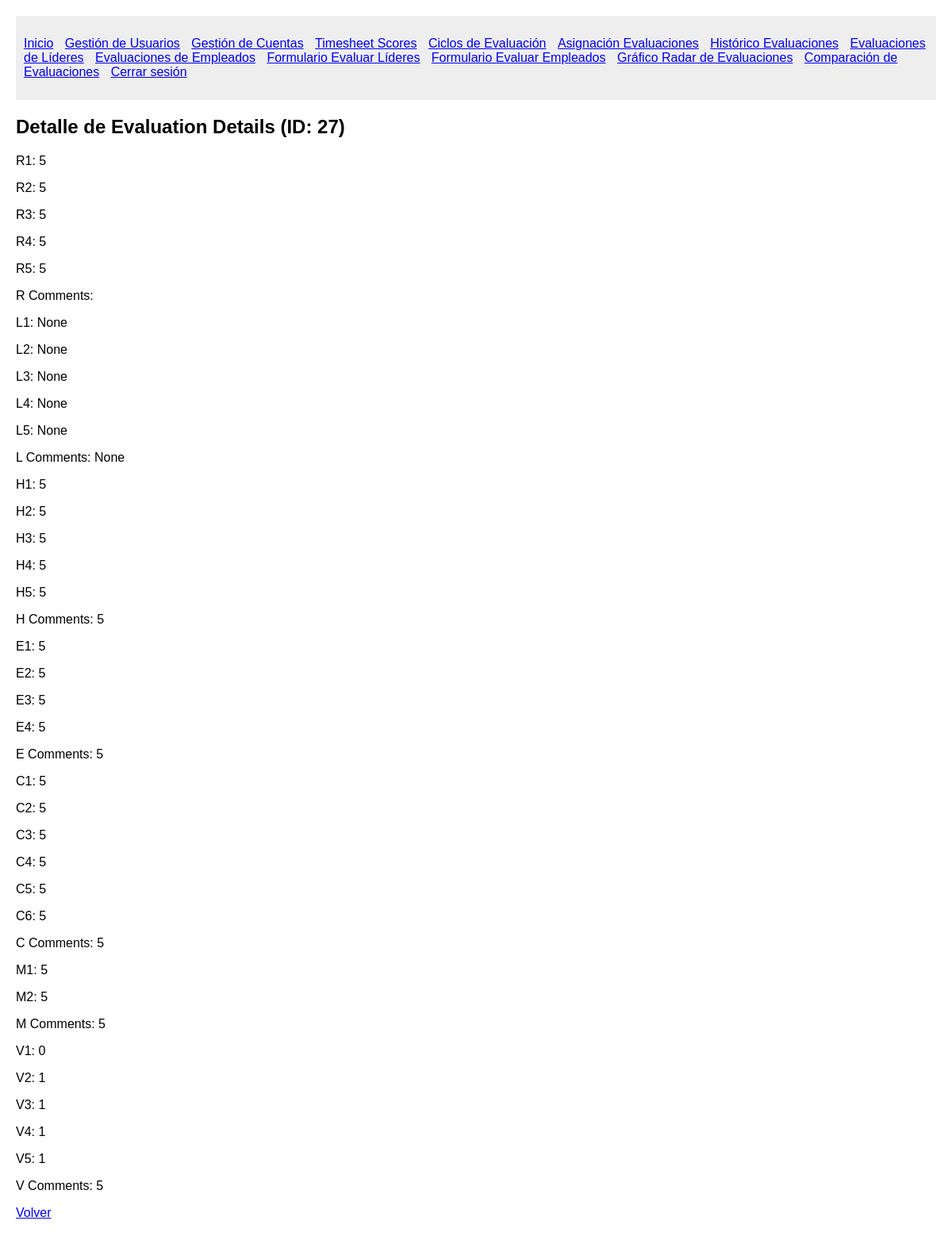
Screenshot of /evaluation_details/27/ (signed in) with the database file from the repository.
### System/models.py (models this page shows)
class EvaluationDetails(models.Model):
    R1 = models.IntegerField()
    R2 = models.IntegerField()
    R3 = models.IntegerField()
    R4 = models.IntegerField()
    R5 = models.IntegerField()
    R_comments = models.TextField(blank=True, null=True)
    L1 = models.IntegerField(blank=True, null=True)
    L2 = models.IntegerField(blank=True, null=True)
    L3 = models.IntegerField(blank=True, null=True)
    L4 = models.IntegerField(blank=True, null=True)
    L5 = models.IntegerField(blank=True, null=True)
    L_comments = models.TextField(blank=True, null=True)
    H1 = models.IntegerField()
    H2 = models.IntegerField()
    H3 = models.IntegerField()
    H4 = models.IntegerField()
    H5 = models.IntegerField()
    H_comments = models.TextField(blank=True, null=True)
    E1 = models.IntegerField()
    E2 = models.IntegerField()
    E3 = models.IntegerField()
    E4 = models.IntegerField()
    E_comments = models.TextField(blank=True, null=True)
    C1 = models.IntegerField()
    C2 = models.IntegerField()
    C3 = models.IntegerField()
    C4 = models.IntegerField()
    C5 = models.IntegerField()
    C6 = models.IntegerField()
    C_comments = models.TextField(blank=True, null=True)
    M1 = models.IntegerField()
    M2 = models.IntegerField()
    M_comments = models.TextField(blank=True, null=True)
    V1 = models.IntegerField()
    V2 = models.IntegerField()
    V3 = models.IntegerField()
    V4 = models.IntegerField()
    V5 = models.IntegerField()
    V_comments = models.TextField(blank=True, null=True)
    final_comments = models.TextField(blank=True, null=True)

### System/views.py (the view)
# urls.py: path('evaluation_details/<int:evaluation_details_id>/', views.detail_evaluation_details, name='detail_evaluation_details'),
@login_required
def detail_evaluation_details(request, evaluation_details_id):
    try:
        details = EvaluationDetails.objects.get(id=evaluation_details_id)
    except EvaluationDetails.DoesNotExist:
        return redirect('list_permanent_assignments')
    return render(request, 'System/detail_evaluation_details.html', {'details': details})

### System/views.py (called while the page is built)
def login_required(view_func):
    @wraps(view_func)
    def wrapped_view(request, *args, **kwargs):
        if not request.session.get('user_id'):
            return redirect('login')
        return view_func(request, *args, **kwargs)
    return wrapped_view

### System/templates/System/detail_evaluation_details.html (shortened to what this page needs)
{% extends 'System/base.html' %}
{% load static %}
{% block content %}
    <h2>Detalle de Evaluation Details (ID: {{ details.id }})</h2>
    <p>R1: {{ details.R1 }}</p>
    <p>R2: {{ details.R2 }}</p>
    <p>R3: {{ details.R3 }}</p>
    <p>R4: {{ details.R4 }}</p>
    <p>R5: {{ details.R5 }}</p>
    <p>R Comments: {{ details.R_comments }}</p>
    <p>L1: {{ details.L1 }}</p>
    <p>L2: {{ details.L2 }}</p>
    <p>L3: {{ details.L3 }}</p>
    <p>L4: {{ details.L4 }}</p>
    <p>L5: {{ details.L5 }}</p>
    <p>L Comments: {{ details.L_comments }}</p>
    <p>H1: {{ details.H1 }}</p>
    <p>H2: {{ details.H2 }}</p>
    <p>H3: {{ details.H3 }}</p>
    <p>H4: {{ details.H4 }}</p>
    <p>H5: {{ details.H5 }}</p>
    <p>H Comments: {{ details.H_comments }}</p>
    <p>E1: {{ details.E1 }}</p>
    <p>E2: {{ details.E2 }}</p>
    <p>E3: {{ details.E3 }}</p>
    <p>E4: {{ details.E4 }}</p>
    <p>E Comments: {{ details.E_comments }}</p>
    <p>C1: {{ details.C1 }}</p>
    <p>C2: {{ details.C2 }}</p>
    <p>C3: {{ details.C3 }}</p>
    <p>C4: {{ details.C4 }}</p>
    <p>C5: {{ details.C5 }}</p>
    <p>C6: {{ details.C6 }}</p>
    <p>C Comments: {{ details.C_comments }}</p>
    <p>M1: {{ details.M1 }}</p>
    <p>M2: {{ details.M2 }}</p>
    <p>M Comments: {{ details.M_comments }}</p>
    <p>V1: {{ details.V1 }}</p>
    <p>V2: {{ details.V2 }}</p>
    <p>V3: {{ details.V3 }}</p>
    <p>V4: {{ details.V4 }}</p>
    <p>V5: {{ details.V5 }}</p>
    <p>V Comments: {{ details.V_comments }}</p>
    <a href="{% url 'list_permanent_assignments' %}">Volver</a>
{% endblock %}

### System/static/css/styles.css (style rules this page uses)
body { font-family: Arial, sans-serif; margin: 20px; }

### rows the page displays
EvaluationDetails: id "27", R1 "5", R2 "5", R3 "5", R4 "5", R5 "5", L1 "None", L2 "None", L3 "None", L4 "None", L5 "None", L_comments "None", H1 "5", H2 "5", H3 "5", H4 "5", H5 "5", H_comments "5", E1 "5", E2 "5", E3 "5", E4 "5", E_comments "5", C1 "5", C2 "5", C3 "5", C4 "5", C5 "5", C6 "5", C_comments "5", M1 "5", M2 "5", M_comments "5", V1 "0", V2 "1", V3 "1", V4 "1", V5 "1", V_comments "5"
